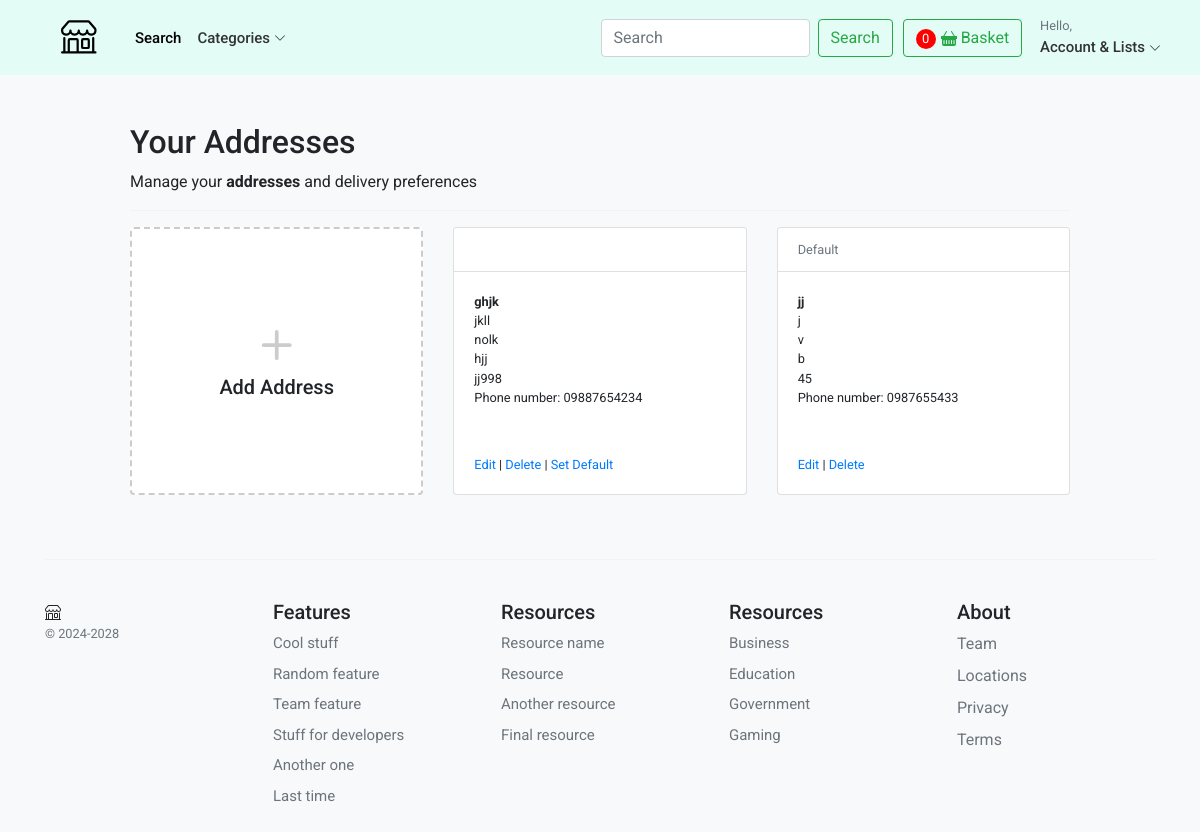
The page /account/addresses/ (signed in) on the database its author committed.
### account/models.py (models this page shows, shortened)
class Address(models.Model):
    id = models.UUIDField(primary_key=True, default=uuid.uuid4, editable=False) #we're not gonna use the Django default 'id' field; we're going to be utilizing this UUID field
    customer = models.ForeignKey(UserBase, verbose_name=_("Customer"), on_delete=models.CASCADE)
    full_name = models.CharField(_("Full Name"), max_length=150)
    phone = models.CharField(_("Phone Number"), max_length=50)
    postcode = models.CharField(_("Postcode"), max_length=50)
    address_line = models.CharField(_("Address Line 1"), max_length=255)
    address_line2 = models.CharField(_("Address Line 2"), max_length=255)
    town_city = models.CharField(_("Town/City/State"), max_length=150)
    delivery_instructions = models.CharField(_("Delivery Instructions"), max_length=255)
    created_at = models.DateTimeField(_("Created at"), auto_now_add=True)
    updated_at = models.DateTimeField(_("Updated at"), auto_now=True)
    default = models.BooleanField(_("Default"), default=False)
    class Meta:
        verbose_name = "Address"
        verbose_name_plural = "Addresses"

### account/views.py (the view)
# urls.py: path("addresses/", views.view_address, name="addresses"), #It is like a HomePage for the addresses.
@login_required
def view_address(request):
    addresses = Address.objects.filter(customer=request.user) #When the user makes a request, we can collect the user id from that request. So when the user’s logged in what they’re going to have is a session in the background.
    return render(request, "account/dashboard/addresses.html", {"addresses": addresses})

### basket/basket.py (called while the page is built)
    def __len__(self):
        return sum(item['qty'] for item in self.basket.values())

### basket/context_processors.py (called while the page is built)
def basket(request): #Here, a function named basket is defined, which takes one parameter, request. This parameter typically represents an HTTP request object, which contains information about the incoming request, including session data.
    return {'basket': Basket(request)} #what is return is the value associated with 'basket' key which is whatever in the basket of the user (the item in the user session data specified by 'skey' key. remember session data as a dictionary of key-value pairs) (the instance variable that was defined within basket.py 'Basket' class).

### store/context_processors.py (called while the page is built)
def categories(request):
    return {
        'categories': Category.objects.all() #we're gonna collect all the categories in 'Category' table.
    }

### store/models.py (called while the page is built)
    def get_absolute_url(self): #This method is typically included in a Django model and is used to return the canonical URL for an instance of that model. It allows you to easily retrieve the URL for an object without needing to know its specific path.
        return reverse('store:category_list', args=[self.slug])

### templates/account/dashboard/addresses.html (shortened to what this page needs)
{% extends "../../store/base.html" %} {% load static %}
{% block content %}
<main class="pt-5">
    <div class="container" style="max-width: 1000px">
      <div class="col-12">
<h1 class="h2">Your Addresses</h1>
<div>Manage your <b>addresses</b> and delivery preferences</div>
<hr />
<div class="container px-0">
  <div class="row row-cols-1 row-cols-sm-2 row-cols-md-3 g-3">
    <div class="col">
      <a href="{% url "account:add_address" %}" class="text-reset text-decoration-none" role="button"
        style="max-width: 540px;">
        <div class="card mb-3 h-100" style="border: dashed 2px #ccc;">
          <div class="row g-0 h-100">
            <div class="col-12" style="min-height:100px">
              <div class="card-body text-center position-absolute top-50 start-50 translate-middle">
                <svg style="color:#ccc;" xmlns="http://www.w3.org/2000/svg" width="60" height="60" fill="currentColor"
                  class="bi bi-plus" viewBox="0 0 16 16">
                  <path
                    d="M8 4a.5.5 0 0 1 .5.5v3h3a.5.5 0 0 1 0 1h-3v3a.5.5 0 0 1-1 0v-3h-3a.5.5 0 0 1 0-1h3v-3A.5.5 0 0 1 8 4z" />
                </svg>
                <h1 class="h5">Add Address</h1>
              </div>
            </div>
          </div>
        </div>
      </a>
    </div>
    {% for address in addresses %}
    <div class="col">
      <div class="card pb-3">
        <div class="card-header bg-white small text-muted">
          {% if address.default %}
            Default
          {% endif %}
        </div>
        <div class="card-body small pb-1">
          <p class="card-text m-0 fw-bold">{{address.full_name}}</p>
          <p class="card-text m-0">{{address.address_line}}</p>
          <p class="card-text m-0">{{address.address_line2}}</p>
          <p class="card-text m-0">{{address.town_city}}</p>
          <p class="card-text m-0">{{address.postcode}}</p>
          <p class="card-text m-0">Phone number: {{address.phone}}</p>
          <div class="pt-5">
            <a href="{% url 'account:edit_address' address.id %}" class="text-decoration-none">Edit</a>
            |
            <a href="{% url 'account:delete_address' address.id %}" class="text-decoration-none">Delete</a>
            {% if not address.default %}
            | <a href="{% url 'account:set_default' address.id %}" class="text-decoration-none">Set Default</a>
            {% endif %}
          </div>
        </div>
      </div>
    </div>
    {% endfor %}
  </div>
</div>
</div>
</div>
</main>
{% endblock %}

### static/core/css/base.css (style rules this page uses)
html, body, p, div { letter-spacing: -0.02px; font-family: 'Roboto', sans-serif; }
@media (min-width: 1000px) { .container { max-width: 1200px; } }
.card { transition: box-shadow 0.3s; }

### templates/store/base.html (style rules this page uses)
.card { transition: box-shadow 0.3s; }

### rows shown on the page
Address: full_name "ghjk", address_line "jkll", address_line2 "nolk", town_city "hjj", postcode "jj998", phone "09887654234", default "Set Default"
Address: default "Default", full_name "jj", address_line "j", address_line2 "v", town_city "b", postcode "45", phone "0987655433"
